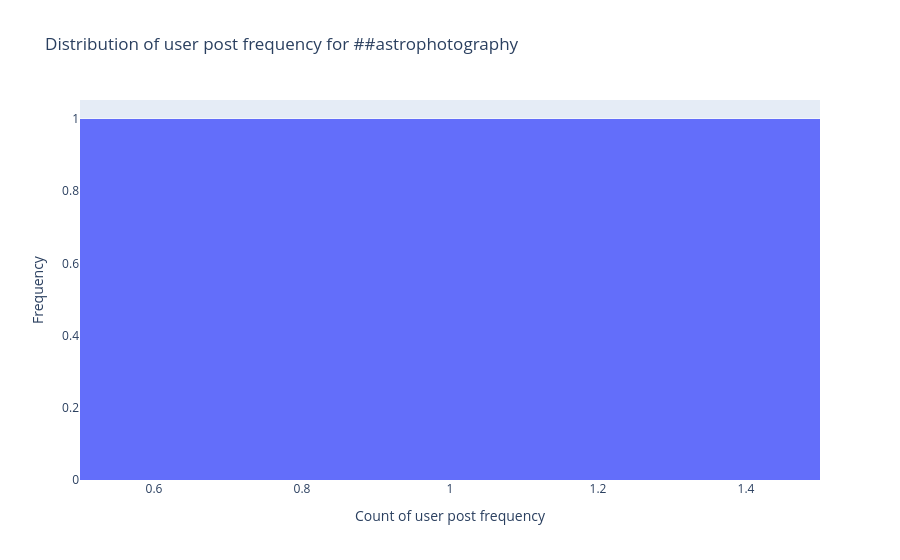
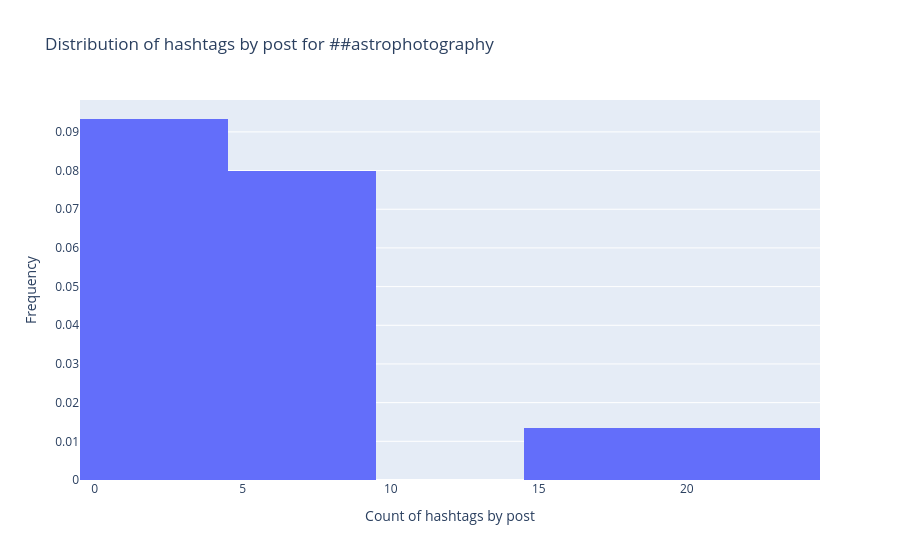
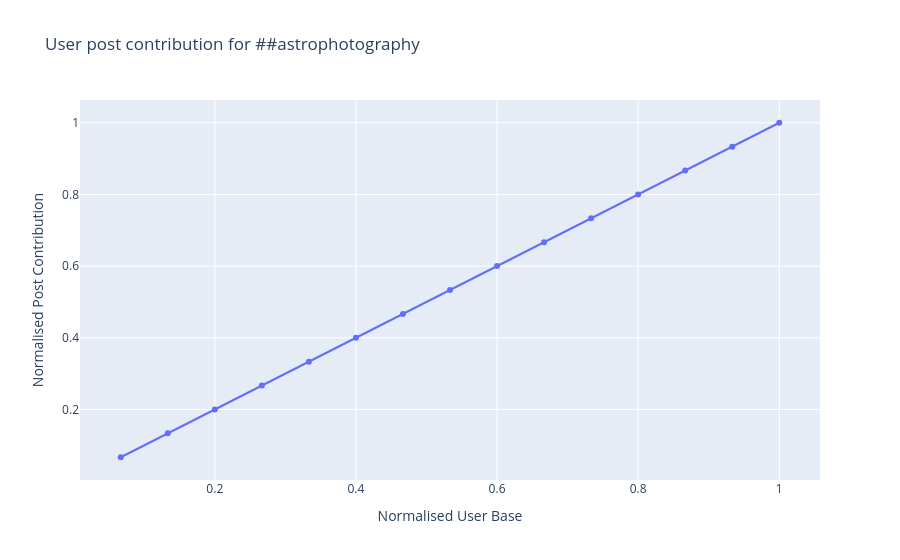

The cell these charts' notebook holds for them, in order:
### Markdown cell above
## Ejemplo de Análisis con Datos de Astrofotografía

Cargamos el archivo CSV generado por el scraper para el hashtag #astrophotography.

### Code cell
# Ruta al archivo extraído
csv_file = "data/scrape_results_astrophotography.csv" 

# Inicializar el grafo. 
# Por defecto usa: post_caption, user_name y post_hashtags
ig = InstagramGraph(csv=csv_file)

# Generar características (procesamiento de texto y hashtags)
ig.getFeatures(translate=False, lemma=False)

### Figure 1 — Plotly figure (JSON) as saved in the notebook; plotly's stock layout.template omitted (floating-point values rounded to 4 significant figures)
{"data": [{"histnorm": "probability density", "type": "histogram", "x": [1, 1, 1, 1, 1, 1, 1, 1, 1, 1, 1, 1, 1, 1, 1]}], "layout": {"title": {"text": "Distribution of user post frequency for ##astrophotography"}, "xaxis": {"title": {"text": "Count of user post frequency"}}, "yaxis": {"title": {"text": "Frequency"}}}}

### Figure 2 — Plotly figure (JSON) as saved in the notebook; plotly's stock layout.template omitted (floating-point values rounded to 4 significant figures)
{"data": [{"histnorm": "probability density", "type": "histogram", "x": [4, 5, 5, 3, 0, 20, 5, 0, 5, 0, 7, 0, 0, 18, 5]}], "layout": {"title": {"text": "Distribution of hashtags by post for ##astrophotography"}, "xaxis": {"title": {"text": "Count of hashtags by post"}}, "yaxis": {"title": {"text": "Frequency"}}}}

### Figure 3 — Plotly figure (JSON) as saved in the notebook; plotly's stock layout.template omitted (floating-point values rounded to 4 significant figures)
{"data": [{"type": "scatter", "x": [0.06667, 0.1333, 0.2, 0.2667, 0.3333, 0.4, 0.4667, 0.5333, 0.6, 0.6667, 0.7333, 0.8, 0.8667, 0.9333, 1], "y": [0.06667, 0.1333, 0.2, 0.2667, 0.3333, 0.4, 0.4667, 0.5333, 0.6, 0.6667, 0.7333, 0.8, 0.8667, 0.9333, 1.0]}], "layout": {"title": {"text": "User post contribution for ##astrophotography"}, "xaxis": {"title": {"text": "Normalised User Base"}}, "yaxis": {"title": {"text": "Normalised Post Contribution"}}}}
